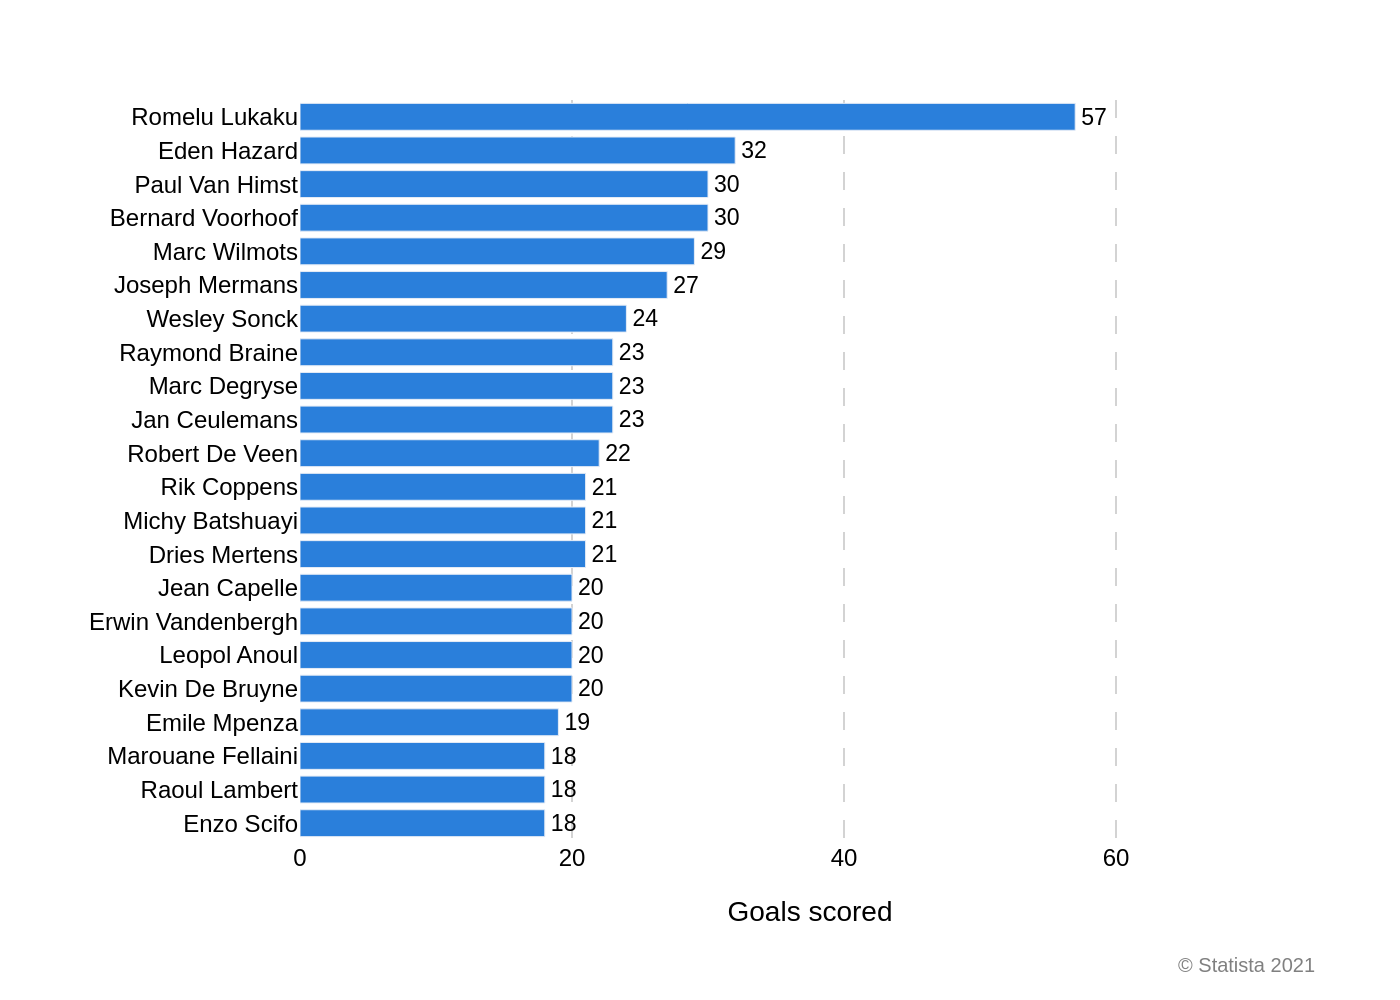

Write Python code to recreate this figure.
import sys
import json
import os
import plotly.graph_objects as go

# Check for command-line argument
if len(sys.argv) != 2:
    print("Usage: python generate_chart.py <json_file_path>")
    sys.exit(1)

json_file_path = sys.argv[1]

# Ensure the JSON file exists
if not os.path.exists(json_file_path):
    print(f"Error: JSON file not found at '{json_file_path}'")
    sys.exit(1)

# Read data from the JSON file
with open(json_file_path, 'r', encoding='utf-8') as f:
    chart_data = json.load(f)

# Extract data and texts for plotting
data = chart_data['chart_data']
texts = chart_data['texts']
colors = chart_data['colors']

categories = [item['category'] for item in data]
values = [item['value'] for item in data]

# Create the Plotly figure
fig = go.Figure()

# Add the bar trace
fig.add_trace(go.Bar(
    y=categories,
    x=values,
    orientation='h',
    marker_color=colors[0],
    text=values,
    textposition='outside',
    texttemplate='%{text}',
    cliponaxis=False,
    textfont=dict(
        family="Arial",
        size=12,
        color='black'
    )
))

# Combine title and subtitle
title_text = texts.get('title') or ''
subtitle_text = texts.get('subtitle') or ''
if title_text and subtitle_text:
    full_title = f"<b>{title_text}</b><br>{subtitle_text}"
elif title_text:
    full_title = f"<b>{title_text}</b>"
else:
    full_title = None

# Update layout
fig.update_layout(
    title=dict(
        text=full_title,
        x=0.05,
        xanchor='left'
    ),
    xaxis=dict(
        title=texts.get('x_axis_title'),
        showgrid=True,
        gridcolor='lightgrey',
        griddash='dash',
        zeroline=False,
        range=[0, 75]
    ),
    yaxis=dict(
        title=texts.get('y_axis_title'),
        autorange='reversed',
        showgrid=False
    ),
    plot_bgcolor='white',
    paper_bgcolor='white',
    font=dict(
        family="Arial",
        size=12,
        color='black'
    ),
    showlegend=False,
    margin=dict(l=150, r=40, t=50, b=80),
    annotations=[
        dict(
            xref='paper',
            yref='paper',
            x=1.0,
            y=-0.15,
            xanchor='right',
            yanchor='top',
            text=texts.get('source'),
            showarrow=False,
            align='right',
            font=dict(
                family="Arial",
                size=10,
                color='grey'
            )
        )
    ]
)

# Determine output filename and save the image
base_filename = os.path.splitext(os.path.basename(json_file_path))[0]
output_filename = f"{base_filename}.png"

fig.write_image(output_filename, scale=2)

print(f"Chart saved as {output_filename}")
